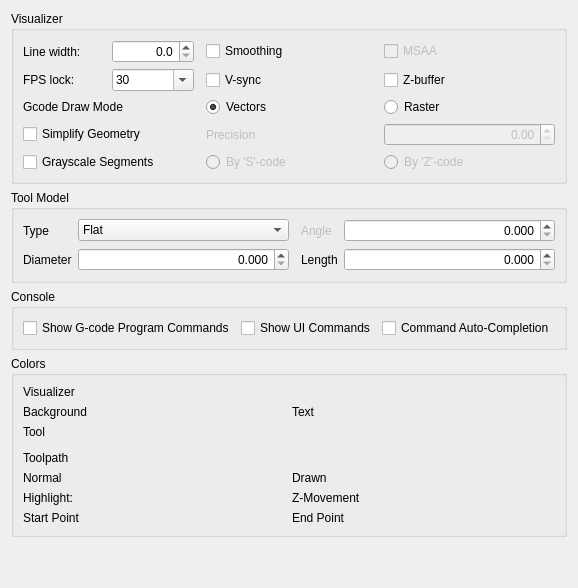
     <widget class="QWidget" name="tab_3">
      <attribute name="title">
       <string>Interface</string>
      </attribute>
      <layout class="QVBoxLayout" name="verticalLayout_10">
       <item>
        <widget class="QGroupBox" name="grpVisualizer">
         <property name="title">
          <string>Visualizer</string>
         </property>
         <layout class="QVBoxLayout" name="verticalLayout_2">
          <item>
           <layout class="QGridLayout" name="gridLayout_5">
            <item row="1" column="4">
             <widget class="QCheckBox" name="chkZBuffer">
              <property name="text">
               <string>Z-buffer</string>
              </property>
             </widget>
            </item>
            <item row="0" column="4">
             <widget class="QCheckBox" name="radMSAA">
              <property name="enabled">
               <bool>false</bool>
              </property>
              <property name="text">
               <string>MSAA</string>
              </property>
             </widget>
            </item>
            <item row="0" column="0">
             <layout class="QHBoxLayout" name="horizontalLayout_4">
              <item>
               <widget class="QLabel" name="label_5">
                <property name="text">
                 <string>Line width:</string>
                </property>
               </widget>
              </item>
              <item>
               <widget class="QDoubleSpinBox" name="txtLineWidth">
                <property name="alignment">
                 <set>Qt::AlignRight|Qt::AlignTrailing|Qt::AlignVCenter</set>
                </property>
                <property name="buttonSymbols">
                 <enum>QAbstractSpinBox::UpDownArrows</enum>
                </property>
                <property name="decimals">
                 <number>1</number>
                </property>
                <property name="maximum">
                 <double>9.000000000000000</double>
                </property>
               </widget>
              </item>
             </layout>
            </item>
            <item row="1" column="0">
             <layout class="QHBoxLayout" name="horizontalLayout_7">
              <item>
               <widget class="QLabel" name="label_7">
                <property name="text">
                 <string>FPS lock:</string>
                </property>
               </widget>
              </item>
              <item>
               <widget class="QComboBox" name="cboFps">
                <property name="inputMethodHints">
                 <set>Qt::ImhDigitsOnly|Qt::ImhFormattedNumbersOnly</set>
                </property>
                <property name="editable">
                 <bool>true</bool>
                </property>
                <item>
                 <property name="text">
                  <string>30</string>
                 </property>
                </item>
                <item>
                 <property name="text">
                  <string>60</string>
                 </property>
                </item>
                <item>
                 <property name="text">
                  <string>120</string>
                 </property>
                </item>
               </widget>
              </item>
             </layout>
            </item>
            <item row="2" column="0">
             <widget class="QLabel" name="label_6">
              <property name="text">
               <string>Gcode Draw Mode</string>
              </property>
             </widget>
            </item>
            <item row="2" column="3">
             <widget class="QRadioButton" name="radDrawModeVectors">
              <property name="text">
               <string>Vectors</string>
              </property>
              <property name="checked">
               <bool>true</bool>
              </property>
              <property name="autoExclusive">
               <bool>false</bool>
              </property>
             </widget>
            </item>
            <item row="2" column="4">
             <widget class="QRadioButton" name="radDrawModeRaster">
              <property name="text">
               <string>Raster</string>
              </property>
              <property name="autoExclusive">
               <bool>false</bool>
              </property>
             </widget>
            </item>
            <item row="0" column="2">
             <spacer name="horizontalSpacer_5">
              <property name="orientation">
               <enum>Qt::Horizontal</enum>
              </property>
              <property name="sizeType">
               <enum>QSizePolicy::Fixed</enum>
              </property>
              <property name="sizeHint" stdset="0">
               <size>
                <width>6</width>
                <height>20</height>
               </size>
              </property>
             </spacer>
            </item>
            <item row="4" column="4">
             <widget class="QRadioButton" name="radGrayscaleZ">
              <property name="enabled">
               <bool>false</bool>
              </property>
              <property name="text">
               <string>By 'Z'-code</string>
              </property>
              <property name="autoExclusive">
               <bool>false</bool>
              </property>
             </widget>
            </item>
            <item row="4" column="3">
             <widget class="QRadioButton" name="radGrayscaleS">
              <property name="enabled">
               <bool>false</bool>
              </property>
              <property name="text">
               <string>By 'S'-code</string>
              </property>
              <property name="autoExclusive">
               <bool>false</bool>
              </property>
             </widget>
            </item>
            <item row="4" column="0">
             <widget class="QCheckBox" name="chkGrayscale">
              <property name="text">
               <string>Grayscale Segments</string>
              </property>
             </widget>
            </item>
            <item row="3" column="4">
             <widget class="QDoubleSpinBox" name="txtSimplifyPrecision">
              <property name="enabled">
               <bool>false</bool>
              </property>
              <property name="alignment">
               <set>Qt::AlignRight|Qt::AlignTrailing|Qt::AlignVCenter</set>
              </property>
              <property name="buttonSymbols">
               <enum>QAbstractSpinBox::UpDownArrows</enum>
              </property>
              <property name="decimals">
               <number>2</number>
              </property>
              <property name="maximum">
               <double>99.000000000000000</double>
              </property>
             </widget>
            </item>
            <item row="3" column="0">
             <widget class="QCheckBox" name="chkSimplify">
              <property name="text">
               <string>Simplify Geometry</string>
              </property>
             </widget>
            </item>
            <item row="3" column="3">
             <widget class="QLabel" name="lblSimpilyPrecision">
              <property name="enabled">
               <bool>false</bool>
              </property>
              <property name="text">
               <string>Precision</string>
              </property>
             </widget>
            </item>
            <item row="1" column="3">
             <widget class="QCheckBox" name="chkVSync">
              <property name="text">
               <string>V-sync</string>
              </property>
             </widget>
            </item>
            <item row="0" column="3">
             <widget class="QCheckBox" name="chkAntialiasing">
              <property name="text">
               <string>Smoothing</string>
              </property>
             </widget>
            </item>
           </layout>
          </item>
         </layout>
        </widget>
       </item>
       <item>
        <widget class="QGroupBox" name="grpTool">
         <property name="title">
          <string>Tool Model</string>
         </property>
         <layout class="QGridLayout" name="gridLayout">
          <item row="0" column="0">
           <widget class="QLabel" name="label_3">
            <property name="text">
             <string>Type</string>
            </property>
           </widget>
          </item>
          <item row="1" column="0">
           <widget class="QLabel" name="label_4">
            <property name="text">
             <string>Diameter</string>
            </property>
           </widget>
          </item>
          <item row="0" column="1">
           <widget class="QComboBox" name="cboToolType">
            <property name="sizePolicy">
             <sizepolicy hsizetype="Expanding" vsizetype="Fixed">
              <horstretch>0</horstretch>
              <verstretch>0</verstretch>
             </sizepolicy>
            </property>
            <item>
             <property name="text">
              <string>Flat</string>
             </property>
            </item>
            <item>
             <property name="text">
              <string>Conic</string>
             </property>
            </item>
           </widget>
          </item>
          <item row="0" column="4">
           <widget class="QLabel" name="lblToolAngle">
            <property name="enabled">
             <bool>false</bool>
            </property>
            <property name="text">
             <string>Angle</string>
            </property>
           </widget>
          </item>
          <item row="1" column="4">
           <widget class="QLabel" name="lblToolLength">
            <property name="text">
             <string>Length</string>
            </property>
           </widget>
          </item>
          <item row="0" column="2">
           <spacer name="horizontalSpacer_4">
            <property name="orientation">
             <enum>Qt::Horizontal</enum>
            </property>
            <property name="sizeType">
             <enum>QSizePolicy::Fixed</enum>
            </property>
            <property name="sizeHint" stdset="0">
             <size>
              <width>6</width>
              <height>20</height>
             </size>
            </property>
           </spacer>
          </item>
          <item row="1" column="1">
           <widget class="QDoubleSpinBox" name="txtToolDiameter">
            <property name="sizePolicy">
             <sizepolicy hsizetype="Expanding" vsizetype="Fixed">
              <horstretch>0</horstretch>
              <verstretch>0</verstretch>
             </sizepolicy>
            </property>
            <property name="alignment">
             <set>Qt::AlignRight|Qt::AlignTrailing|Qt::AlignVCenter</set>
            </property>
            <property name="buttonSymbols">
             <enum>QAbstractSpinBox::UpDownArrows</enum>
            </property>
            <property name="decimals">
             <number>3</number>
            </property>
            <property name="maximum">
             <double>99.000000000000000</double>
            </property>
           </widget>
          </item>
          <item row="1" column="5">
           <widget class="QDoubleSpinBox" name="txtToolLength">
            <property name="sizePolicy">
             <sizepolicy hsizetype="Expanding" vsizetype="Fixed">
              <horstretch>0</horstretch>
              <verstretch>0</verstretch>
             </sizepolicy>
            </property>
            <property name="alignment">
             <set>Qt::AlignRight|Qt::AlignTrailing|Qt::AlignVCenter</set>
            </property>
            <property name="buttonSymbols">
             <enum>QAbstractSpinBox::UpDownArrows</enum>
            </property>
            <property name="decimals">
             <number>3</number>
            </property>
            <property name="maximum">
             <double>999.000000000000000</double>
            </property>
           </widget>
          </item>
          <item row="0" column="5">
           <widget class="QDoubleSpinBox" name="txtToolAngle">
            <property name="sizePolicy">
             <sizepolicy hsizetype="Expanding" vsizetype="Fixed">
              <horstretch>0</horstretch>
              <verstretch>0</verstretch>
             </sizepolicy>
            </property>
            <property name="alignment">
             <set>Qt::AlignRight|Qt::AlignTrailing|Qt::AlignVCenter</set>
            </property>
            <property name="buttonSymbols">
             <enum>QAbstractSpinBox::UpDownArrows</enum>
            </property>
            <property name="decimals">
             <number>3</number>
            </property>
            <property name="maximum">
             <double>180.000000000000000</double>
            </property>
           </widget>
          </item>
         </layout>
        </widget>
       </item>
       <item>
        <widget class="QGroupBox" name="grpConsole">
         <property name="sizePolicy">
          <sizepolicy hsizetype="Preferred" vsizetype="Preferred">
           <horstretch>0</horstretch>
           <verstretch>0</verstretch>
          </sizepolicy>
         </property>
         <property name="title">
          <string>Console</string>
         </property>
         <layout class="QVBoxLayout" name="verticalLayout">
          <item>
           <layout class="QHBoxLayout" name="horizontalLayout_5">
            <item>
             <widget class="QCheckBox" name="chkShowProgramCommands">
              <property name="text">
               <string>Show G-code Program Commands</string>
              </property>
             </widget>
            </item>
            <item>
             <widget class="QCheckBox" name="chkShowUICommands">
              <property name="text">
               <string>Show UI Commands</string>
              </property>
             </widget>
            </item>
            <item>
             <widget class="QCheckBox" name="chkAutocompletion">
              <property name="text">
               <string>Command Auto-Completion</string>
              </property>
             </widget>
            </item>
           </layout>
          </item>
         </layout>
        </widget>
       </item>
       <item>
        <widget class="QGroupBox" name="grpColors">
         <property name="title">
          <string>Colors</string>
         </property>
         <layout class="QVBoxLayout" name="verticalLayout_7">
          <item>
           <layout class="QGridLayout" name="gridLayout_6" columnstretch="0,0,0,0">
            <item row="7" column="2">
             <widget class="QLabel" name="label_20">
              <property name="text">
               <string>Z-Movement</string>
              </property>
             </widget>
            </item>
            <item row="5" column="0">
             <widget class="QLabel" name="label_21">
              <property name="text">
               <string>Toolpath</string>
              </property>
              <property name="wordWrap">
               <bool>true</bool>
              </property>
             </widget>
            </item>
            <item row="7" column="3">
             <widget class="QWidget" name="clpToolpathZMovement" native="true"/>
            </item>
            <item row="2" column="0">
             <widget class="QLabel" name="label_24">
              <property name="text">
               <string>Background</string>
              </property>
             </widget>
            </item>
            <item row="7" column="1">
             <widget class="QWidget" name="clpToolpathHighlight" native="true"/>
            </item>
            <item row="8" column="1">
             <widget class="QWidget" name="clpToolpathStart" native="true"/>
            </item>
            <item row="7" column="0">
             <widget class="QLabel" name="label_25">
              <property name="text">
               <string>Highlight:</string>
              </property>
             </widget>
            </item>
            <item row="8" column="0">
             <widget class="QLabel" name="label_26">
              <property name="text">
               <string>Start Point</string>
              </property>
             </widget>
            </item>
            <item row="8" column="3">
             <widget class="QWidget" name="clpToolpathEnd" native="true"/>
            </item>
            <item row="8" column="2">
             <widget class="QLabel" name="label_27">
              <property name="text">
               <string>End Point</string>
              </property>
             </widget>
            </item>
            <item row="2" column="1">
             <widget class="QWidget" name="clpVisualizerBackground" native="true"/>
            </item>
            <item row="2" column="3">
             <widget class="QWidget" name="clpVisualizerText" native="true"/>
            </item>
            <item row="1" column="0">
             <widget class="QLabel" name="label_22">
              <property name="text">
               <string>Visualizer</string>
              </property>
             </widget>
            </item>
            <item row="2" column="2">
             <widget class="QLabel" name="label_28">
              <property name="text">
               <string>Text</string>
              </property>
             </widget>
            </item>
            <item row="3" column="0">
             <widget class="QLabel" name="label_19">
              <property name="text">
               <string>Tool</string>
              </property>
             </widget>
            </item>
            <item row="3" column="1">
             <widget class="QWidget" name="clpTool" native="true"/>
            </item>
            <item row="4" column="0">
             <spacer name="verticalSpacer">
              <property name="orientation">
               <enum>Qt::Vertical</enum>
              </property>
              <property name="sizeType">
               <enum>QSizePolicy::Fixed</enum>
              </property>
              <property name="sizeHint" stdset="0">
               <size>
                <width>20</width>
                <height>6</height>
               </size>
              </property>
             </spacer>
            </item>
            <item row="6" column="2">
             <widget class="QLabel" name="label_16">
              <property name="text">
               <string>Drawn</string>
              </property>
             </widget>
            </item>
            <item row="6" column="3">
             <widget class="QWidget" name="clpToolpathDrawn" native="true"/>
            </item>
            <item row="6" column="1">
             <widget class="QWidget" name="clpToolpathNormal" native="true"/>
            </item>
            <item row="6" column="0">
             <widget class="QLabel" name="label_23">
              <property name="text">
               <string>Normal</string>
              </property>
             </widget>
            </item>
           </layout>
          </item>
         </layout>
        </widget>
       </item>
       <item>
        <spacer name="verticalSpacer_2">
         <property name="orientation">
          <enum>Qt::Vertical</enum>
         </property>
         <property name="sizeHint" stdset="0">
          <size>
           <width>20</width>
           <height>40</height>
          </size>
         </property>
        </spacer>
       </item>
      </layout>
     </widget>
